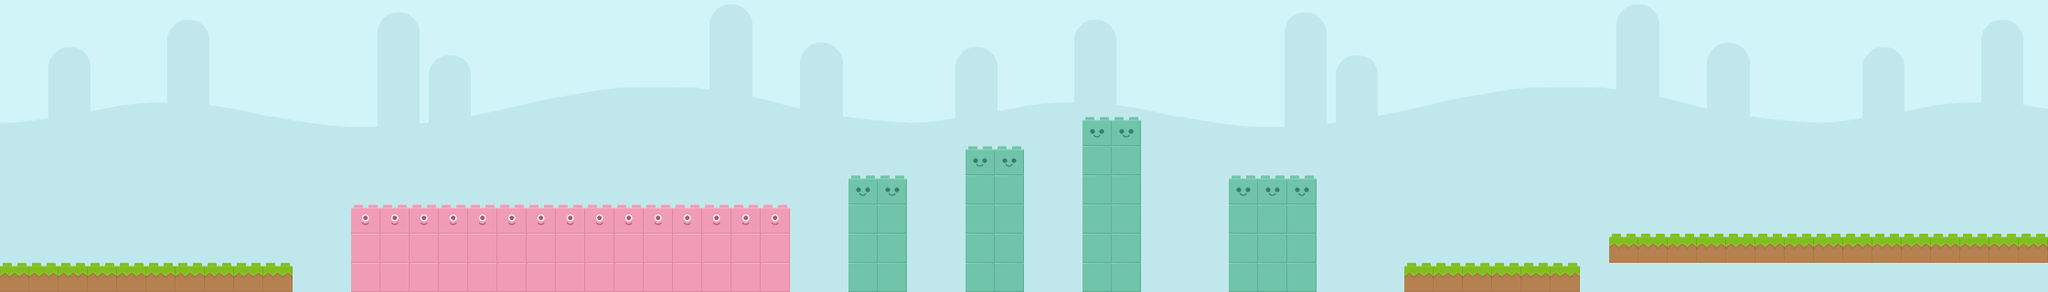

The image is a tile-based game level rendered from a .tmx file. Its description and source (layers, tilesets, objects; grid data summarised) follow:
An orthogonal 70x10 tile map with 32x32 px tiles, 8 tile layers (background, env, red, blue, ...), 3 tilesets and 7 objects.

<map version="1.0" orientation="orthogonal" renderorder="right-down" width="70" height="10" tilewidth="32" tileheight="32" nextobjectid="38">
 <tileset firstgid="1" name="bricks" tilewidth="32" tileheight="32">
  <tile id="0">
   <image width="32" height="32" source="bricks/brick01.png" />
  </tile>
  <tile id="1">
   <image width="32" height="32" source="bricks/brick01a.png" />
  </tile>
  <tile id="2">
   <image width="32" height="32" source="bricks/brick01b.png" />
  </tile>
  <tile id="3">
   <image width="32" height="32" source="bricks/brick01c.png" />
  </tile>
  <tile id="4">
   <image width="32" height="32" source="bricks/brick02.png" />
  </tile>
  <tile id="5">
   <image width="32" height="32" source="bricks/brick02a.png" />
  </tile>
  <tile id="6">
   <image width="32" height="32" source="bricks/brick02b.png" />
  </tile>
  <tile id="7">
   <image width="32" height="32" source="bricks/brick02c.png" />
  </tile>
  <tile id="8">
   <image width="32" height="32" source="bricks/brick03.png" />
  </tile>
  <tile id="9">
   <image width="32" height="32" source="bricks/brick03b.png" />
  </tile>
  <tile id="10">
   <image width="32" height="32" source="bricks/brick04.png" />
  </tile>
  <tile id="11">
   <image width="32" height="32" source="bricks/brick04b.png" />
  </tile>
  <tile id="12">
   <image width="32" height="32" source="bricks/brick05.png" />
  </tile>
  <tile id="13">
   <image width="32" height="32" source="bricks/brick05b.png" />
  </tile>
  <tile id="14">
   <image width="32" height="32" source="bricks/brick06.png" />
  </tile>
  <tile id="15">
   <image width="32" height="32" source="bricks/brick06b.png" />
  </tile>
  <tile id="16">
   <image width="32" height="32" source="bricks/brick07.png" />
  </tile>
  <tile id="17">
   <image width="32" height="32" source="bricks/brick07b.png" />
  </tile>
  <tile id="18">
   <image width="32" height="32" source="bricks/brick08.png" />
  </tile>
  <tile id="19">
   <image width="32" height="32" source="bricks/brick08b.png" />
  </tile>
  <tile id="20">
   <image width="32" height="32" source="bricks/brick08c.png" />
  </tile>
  <tile id="21">
   <image width="32" height="32" source="bricks/brick08d.png" />
  </tile>
  <tile id="22">
   <image width="32" height="32" source="bricks/brick09.png" />
  </tile>
  <tile id="23">
   <image width="32" height="32" source="bricks/brick09b.png" />
  </tile>
  <tile id="24">
   <image width="32" height="32" source="bricks/brick09c.png" />
  </tile>
  <tile id="25">
   <image width="32" height="32" source="bricks/brick09d.png" />
  </tile>
  <tile id="26">
   <image width="32" height="32" source="bricks/brick10.png" />
  </tile>
  <tile id="27">
   <image width="32" height="32" source="bricks/brick10b.png" />
  </tile>
  <tile id="28">
   <image width="32" height="32" source="bricks/brick10c.png" />
  </tile>
  <tile id="29">
   <image width="32" height="32" source="bricks/brick10d.png" />
  </tile>
 </tileset>
 <tileset firstgid="31" name="background" tilewidth="32" tileheight="32" spacing="1" margin="1">
  <image source="bg_grasslands.png" width="1024" height="512" />
 </tileset>
 <tileset firstgid="496" name="boosts" tilewidth="32" tileheight="32">
  <tile id="0">
   <image width="32" height="32" source="boosts/beige.png" />
  </tile>
  <tile id="1">
   <image width="32" height="32" source="boosts/blue.png" />
  </tile>
  <tile id="2">
   <image width="32" height="32" source="boosts/green.png" />
  </tile>
  <tile id="3">
   <image width="32" height="32" source="boosts/red.png" />
  </tile>
  <tile id="4">
   <image width="32" height="32" source="boosts/yellow.png" />
  </tile>
 </tileset>
 <layer name="background" width="70" height="10">
  <data>[700 cells, 700 non-empty, 310 distinct tile ids]</data>
 </layer>
 <layer name="env" width="70" height="10">
  <data>[700 cells, 0 non-empty, 0 distinct tile ids]</data>
 </layer>
 <layer name="red" width="70" height="10">
  <data>[700 cells, 45 non-empty, 2 distinct tile ids]</data>
 </layer>
 <layer name="blue" width="70" height="10">
  <data>[700 cells, 0 non-empty, 0 distinct tile ids]</data>
 </layer>
 <layer name="green" width="70" height="10">
  <data>[700 cells, 42 non-empty, 2 distinct tile ids]</data>
 </layer>
 <layer name="beige" width="70" height="10">
  <data>[700 cells, 0 non-empty, 0 distinct tile ids]</data>
 </layer>
 <layer name="yellow" width="70" height="10">
  <data>[700 cells, 0 non-empty, 0 distinct tile ids]</data>
 </layer>
 <layer name="normal" width="70" height="10">
  <data>[700 cells, 31 non-empty, 1 distinct tile ids]</data>
 </layer>
 <objectgroup name="player" />
 <objectgroup name="red_boost">
  <object id="37" x="153" y="253">
   <ellipse />
  </object>
 </objectgroup>
 <objectgroup name="blue_boost" />
 <objectgroup name="yellow_boost" />
 <objectgroup name="beige_boost" />
 <objectgroup name="final_zone">
  <object id="26" x="2228.67" y="-40.6667" width="7" height="344" />
 </objectgroup>
 <objectgroup name="flag">
  <object id="27" x="2220" y="228" width="32" height="32" />
 </objectgroup>
 <objectgroup name="begin-enemy-0">
  <object id="28" x="392" y="200" />
 </objectgroup>
 <objectgroup name="end-enemy-0">
  <object id="31" x="854" y="200" />
 </objectgroup>
 <objectgroup name="begin-enemy-1">
  <object id="33" x="1520" y="240" />
 </objectgroup>
 <objectgroup name="end-enemy-1">
  <object id="35" x="2170" y="240" />
 </objectgroup>
</map>
